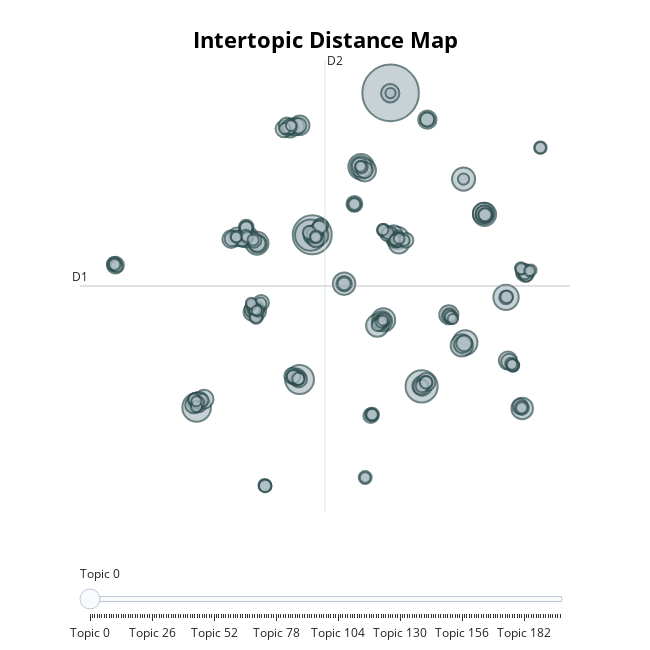

Notebook code cell kept with this figure:
### Code cell
topic_model.visualize_topics()

### Figure 1 — Plotly figure (JSON) as saved in the notebook; plotly's stock layout.template omitted (floating-point values rounded to 4 significant figures; data arrays with more than 128 entries replaced by an {"elided": "..."} marker saying what was removed)
{"data": [{"customdata": {"elided": "198x5 mixed values"}, "hovertemplate": "<b>Topic %{customdata[2]}</b><br>Words: %{customdata[3]}<br>Size: %{customdata[4]}", "legendgroup": "", "marker": {"color": "#B0BEC5", "line": {"color": "DarkSlateGrey", "width": 2}, "size": {"elided": "198 int values"}, "sizemode": "area", "sizeref": 0.1906, "symbol": "circle"}, "mode": "markers", "name": "", "orientation": "v", "showlegend": false, "type": "scatter", "x": {"elided": "198 float values"}, "xaxis": "x", "y": {"elided": "198 float values"}, "yaxis": "y"}], "layout": {"annotations": [{"showarrow": false, "text": "D1", "x": -18.29, "y": 2.005, "yshift": 10}, {"showarrow": false, "text": "D2", "x": -1.242, "xshift": 10, "y": 19.34}], "height": 650, "hoverlabel": {"bgcolor": "white", "font": {"family": "Rockwell", "size": 16}}, "legend": {"itemsizing": "constant", "tracegroupgap": 0}, "margin": {"t": 60}, "shapes": [{"line": {"color": "#CFD8DC", "width": 2}, "type": "line", "x0": -1.242, "x1": -1.242, "y0": -15.33, "y1": 19.34}, {"line": {"color": "#9E9E9E", "width": 2}, "type": "line", "x0": -18.29, "x1": 15.8, "y0": 2.005, "y1": 2.005}], "sliders": [{"active": 0, "pad": {"t": 50}, "steps": [{"args": [{"marker.color": {"elided": "1x198 str values"}}], "label": "Topic 0", "method": "update"}, {"args": [{"marker.color": {"elided": "1x198 str values"}}], "label": "Topic 1", "method": "update"}, {"args": [{"marker.color": {"elided": "1x198 str values"}}], "label": "Topic 2", "method": "update"}, {"args": [{"marker.color": {"elided": "1x198 str values"}}], "label": "Topic 3", "method": "update"}, {"args": [{"marker.color": {"elided": "1x198 str values"}}], "label": "Topic 4", "method": "update"}, {"args": [{"marker.color": {"elided": "1x198 str values"}}], "label": "Topic 5", "method": "update"}, {"args": [{"marker.color": {"elided": "1x198 str values"}}], "label": "Topic 6", "method": "update"}, {"args": [{"marker.color": {"elided": "1x198 str values"}}], "label": "Topic 7", "method": "update"}, {"args": [{"marker.color": {"elided": "1x198 str values"}}], "label": "Topic 8", "method": "update"}, {"args": [{"marker.color": {"elided": "1x198 str values"}}], "label": "Topic 9", "method": "update"}, {"args": [{"marker.color": {"elided": "1x198 str values"}}], "label": "Topic 10", "method": "update"}, {"args": [{"marker.color": {"elided": "1x198 str values"}}], "label": "Topic 11", "method": "update"}, {"args": [{"marker.color": {"elided": "1x198 str values"}}], "label": "Topic 12", "method": "update"}, {"args": [{"marker.color": {"elided": "1x198 str values"}}], "label": "Topic 13", "method": "update"}, {"args": [{"marker.color": {"elided": "1x198 str values"}}], "label": "Topic 14", "method": "update"}, {"args": [{"marker.color": {"elided": "1x198 str values"}}], "label": "Topic 15", "method": "update"}, {"args": [{"marker.color": {"elided": "1x198 str values"}}], "label": "Topic 16", "method": "update"}, {"args": [{"marker.color": {"elided": "1x198 str values"}}], "label": "Topic 17", "method": "update"}, {"args": [{"marker.color": {"elided": "1x198 str values"}}], "label": "Topic 18", "method": "update"}, {"args": [{"marker.color": {"elided": "1x198 str values"}}], "label": "Topic 19", "method": "update"}, {"args": [{"marker.color": {"elided": "1x198 str values"}}], "label": "Topic 20", "method": "update"}, {"args": [{"marker.color": {"elided": "1x198 str values"}}], "label": "Topic 21", "method": "update"}, {"args": [{"marker.color": {"elided": "1x198 str values"}}], "label": "Topic 22", "method": "update"}, {"args": [{"marker.color": {"elided": "1x198 str values"}}], "label": "Topic 23", "method": "update"}, {"args": [{"marker.color": {"elided": "1x198 str values"}}], "label": "Topic 24", "method": "update"}, {"args": [{"marker.color": {"elided": "1x198 str values"}}], "label": "Topic 25", "method": "update"}, {"args": [{"marker.color": {"elided": "1x198 str values"}}], "label": "Topic 26", "method": "update"}, {"args": [{"marker.color": {"elided": "1x198 str values"}}], "label": "Topic 27", "method": "update"}, {"args": [{"marker.color": {"elided": "1x198 str values"}}], "label": "Topic 28", "method": "update"}, {"args": [{"marker.color": {"elided": "1x198 str values"}}], "label": "Topic 29", "method": "update"}, {"args": [{"marker.color": {"elided": "1x198 str values"}}], "label": "Topic 30", "method": "update"}, {"args": [{"marker.color": {"elided": "1x198 str values"}}], "label": "Topic 31", "method": "update"}, {"args": [{"marker.color": {"elided": "1x198 str values"}}], "label": "Topic 32", "method": "update"}, {"args": [{"marker.color": {"elided": "1x198 str values"}}], "label": "Topic 33", "method": "update"}, {"args": [{"marker.color": {"elided": "1x198 str values"}}], "label": "Topic 34", "method": "update"}, {"args": [{"marker.color": {"elided": "1x198 str values"}}], "label": "Topic 35", "method": "update"}, {"args": [{"marker.color": {"elided": "1x198 str values"}}], "label": "Topic 36", "method": "update"}, {"args": [{"marker.color": {"elided": "1x198 str values"}}], "label": "Topic 37", "method": "update"}, {"args": [{"marker.color": {"elided": "1x198 str values"}}], "label": "Topic 38", "method": "update"}, {"args": [{"marker.color": {"elided": "1x198 str values"}}], "label": "Topic 39", "method": "update"}, {"args": [{"marker.color": {"elided": "1x198 str values"}}], "label": "Topic 40", "method": "update"}, {"args": [{"marker.color": {"elided": "1x198 str values"}}], "label": "Topic 41", "method": "update"}, {"args": [{"marker.color": {"elided": "1x198 str values"}}], "label": "Topic 42", "method": "update"}, {"args": [{"marker.color": {"elided": "1x198 str values"}}], "label": "Topic 43", "method": "update"}, {"args": [{"marker.color": {"elided": "1x198 str values"}}], "label": "Topic 44", "method": "update"}, {"args": [{"marker.color": {"elided": "1x198 str values"}}], "label": "Topic 45", "method": "update"}, {"args": [{"marker.color": {"elided": "1x198 str values"}}], "label": "Topic 46", "method": "update"}, {"args": [{"marker.color": {"elided": "1x198 str values"}}], "label": "Topic 47", "method": "update"}, {"args": [{"marker.color": {"elided": "1x198 str values"}}], "label": "Topic 48", "method": "update"}, {"args": [{"marker.color": {"elided": "1x198 str values"}}], "label": "Topic 49", "method": "update"}, {"args": [{"marker.color": {"elided": "1x198 str values"}}], "label": "Topic 50", "method": "update"}, {"args": [{"marker.color": {"elided": "1x198 str values"}}], "label": "Topic 51", "method": "update"}, {"args": [{"marker.color": {"elided": "1x198 str values"}}], "label": "Topic 52", "method": "update"}, {"args": [{"marker.color": {"elided": "1x198 str values"}}], "label": "Topic 53", "method": "update"}, {"args": [{"marker.color": {"elided": "1x198 str values"}}], "label": "Topic 54", "method": "update"}, {"args": [{"marker.color": {"elided": "1x198 str values"}}], "label": "Topic 55", "method": "update"}, {"args": [{"marker.color": {"elided": "1x198 str values"}}], "label": "Topic 56", "method": "update"}, {"args": [{"marker.color": {"elided": "1x198 str values"}}], "label": "Topic 57", "method": "update"}, {"args": [{"marker.color": {"elided": "1x198 str values"}}], "label": "Topic 58", "method": "update"}, {"args": [{"marker.color": {"elided": "1x198 str values"}}], "label": "Topic 59", "method": "update"}, {"args": [{"marker.color": {"elided": "1x198 str values"}}], "label": "Topic 60", "method": "update"}, {"args": [{"marker.color": {"elided": "1x198 str values"}}], "label": "Topic 61", "method": "update"}, {"args": [{"marker.color": {"elided": "1x198 str values"}}], "label": "Topic 62", "method": "update"}, {"args": [{"marker.color": {"elided": "1x198 str values"}}], "label": "Topic 63", "method": "update"}, {"args": [{"marker.color": {"elided": "1x198 str values"}}], "label": "Topic 64", "method": "update"}, {"args": [{"marker.color": {"elided": "1x198 str values"}}], "label": "Topic 65", "method": "update"}, {"args": [{"marker.color": {"elided": "1x198 str values"}}], "label": "Topic 66", "method": "update"}, {"args": [{"marker.color": {"elided": "1x198 str values"}}], "label": "Topic 67", "method": "update"}, {"args": [{"marker.color": {"elided": "1x198 str values"}}], "label": "Topic 68", "method": "update"}, {"args": [{"marker.color": {"elided": "1x198 str values"}}], "label": "Topic 69", "method": "update"}, {"args": [{"marker.color": {"elided": "1x198 str values"}}], "label": "Topic 70", "method": "update"}, {"args": [{"marker.color": {"elided": "1x198 str values"}}], "label": "Topic 71", "method": "update"}, {"args": [{"marker.color": {"elided": "1x198 str values"}}], "label": "Topic 72", "method": "update"}, {"args": [{"marker.color": {"elided": "1x198 str values"}}], "label": "Topic 73", "method": "update"}, {"args": [{"marker.color": {"elided": "1x198 str values"}}], "label": "Topic 74", "method": "update"}, {"args": [{"marker.color": {"elided": "1x198 str values"}}], "label": "Topic 75", "method": "update"}, {"args": [{"marker.color": {"elided": "1x198 str values"}}], "label": "Topic 76", "method": "update"}, {"args": [{"marker.color": {"elided": "1x198 str values"}}], "label": "Topic 77", "method": "update"}, {"args": [{"marker.color": {"elided": "1x198 str values"}}], "label": "Topic 78", "method": "update"}, {"args": [{"marker.color": {"elided": "1x198 str values"}}], "label": "Topic 79", "method": "update"}, {"args": [{"marker.color": {"elided": "1x198 str values"}}], "label": "Topic 80", "method": "update"}, {"args": [{"marker.color": {"elided": "1x198 str values"}}], "label": "Topic 81", "method": "update"}, {"args": [{"marker.color": {"elided": "1x198 str values"}}], "label": "Topic 82", "method": "update"}, {"args": [{"marker.color": {"elided": "1x198 str values"}}], "label": "Topic 83", "method": "update"}, {"args": [{"marker.color": {"elided": "1x198 str values"}}], "label": "Topic 84", "method": "update"}, {"args": [{"marker.color": {"elided": "1x198 str values"}}], "label": "Topic 85", "method": "update"}, {"args": [{"marker.color": {"elided": "1x198 str values"}}], "label": "Topic 86", "method": "update"}, {"args": [{"marker.color": {"elided": "1x198 str values"}}], "label": "Topic 87", "method": "update"}, {"args": [{"marker.color": {"elided": "1x198 str values"}}], "label": "Topic 88", "method": "update"}, {"args": [{"marker.color": {"elided": "1x198 str values"}}], "label": "Topic 89", "method": "update"}, {"args": [{"marker.color": {"elided": "1x198 str values"}}], "label": "Topic 90", "method": "update"}, {"args": [{"marker.color": {"elided": "1x198 str values"}}], "label": "Topic 91", "method": "update"}, {"args": [{"marker.color": {"elided": "1x198 str values"}}], "label": "Topic 92", "method": "update"}, {"args": [{"marker.color": {"elided": "1x198 str values"}}], "label": "Topic 93", "method": "update"}, {"args": [{"marker.color": {"elided": "1x198 str values"}}], "label": "Topic 94", "method": "update"}, {"args": [{"marker.color": {"elided": "1x198 str values"}}], "label": "Topic 95", "method": "update"}, {"args": [{"marker.color": {"elided": "1x198 str values"}}], "label": "Topic 96", "method": "update"}, {"args": [{"marker.color": {"elided": "1x198 str values"}}], "label": "Topic 97", "method": "update"}, {"args": [{"marker.color": {"elided": "1x198 str values"}}], "label": "Topic 98", "method": "update"}, {"args": [{"marker.color": {"elided": "1x198 str values"}}], "label": "Topic 99", "method": "update"}, {"args": [{"marker.color": {"elided": "1x198 str values"}}], "label": "Topic 100", "method": "update"}, {"args": [{"marker.color": {"elided": "1x198 str values"}}], "label": "Topic 101", "method": "update"}, {"args": [{"marker.color": {"elided": "1x198 str values"}}], "label": "Topic 102", "method": "update"}, {"args": [{"marker.color": {"elided": "1x198 str values"}}], "label": "Topic 103", "method": "update"}, {"args": [{"marker.color": {"elided": "1x198 str values"}}], "label": "Topic 104", "method": "update"}, {"args": [{"marker.color": {"elided": "1x198 str values"}}], "label": "Topic 105", "method": "update"}, {"args": [{"marker.color": {"elided": "1x198 str values"}}], "label": "Topic 106", "method": "update"}, {"args": [{"marker.color": {"elided": "1x198 str values"}}], "label": "Topic 107", "method": "update"}, {"args": [{"marker.color": {"elided": "1x198 str values"}}], "label": "Topic 108", "method": "update"}, {"args": [{"marker.color": {"elided": "1x198 str values"}}], "label": "Topic 109", "method": "update"}, {"args": [{"marker.color": {"elided": "1x198 str values"}}], "label": "Topic 110", "method": "update"}, {"args": [{"marker.color": {"elided": "1x198 str values"}}], "label": "Topic 111", "method": "update"}, {"args": [{"marker.color": {"elided": "1x198 str values"}}], "label": "Topic 112", "method": "update"}, {"args": [{"marker.color": {"elided": "1x198 str values"}}], "label": "Topic 113", "method": "update"}, {"args": [{"marker.color": {"elided": "1x198 str values"}}], "label": "Topic 114", "method": "update"}, {"args": [{"marker.color": {"elided": "1x198 str values"}}], "label": "Topic 115", "method": "update"}, {"args": [{"marker.color": {"elided": "1x198 str values"}}], "label": "Topic 116", "method": "update"}, {"args": [{"marker.color": {"elided": "1x198 str values"}}], "label": "Topic 117", "method": "update"}, {"args": [{"marker.color": {"elided": "1x198 str values"}}], "label": "Topic 118", "method": "update"}, {"args": [{"marker.color": {"elided": "1x198 str values"}}], "label": "Topic 119", "method": "update"}, {"args": [{"marker.color": {"elided": "1x198 str values"}}], "label": "Topic 120", "method": "update"}, {"args": [{"marker.color": {"elided": "1x198 str values"}}], "label": "Topic 121", "method": "update"}, {"args": [{"marker.color": {"elided": "1x198 str values"}}], "label": "Topic 122", "method": "update"}, {"args": [{"marker.color": {"elided": "1x198 str values"}}], "label": "Topic 123", "method": "update"}, {"args": [{"marker.color": {"elided": "1x198 str values"}}], "label": "Topic 124", "method": "update"}, {"args": [{"marker.color": {"elided": "1x198 str values"}}], "label": "Topic 125", "method": "update"}, {"args": [{"marker.color": {"elided": "1x198 str values"}}], "label": "Topic 126", "method": "update"}, {"args": [{"marker.color": {"elided": "1x198 str values"}}], "label": "Topic 127", "method": "update"}, {"args": [{"marker.color": {"elided": "1x198 str values"}}], "label": "Topic 128", "method": "update"}, {"args": [{"marker.color": {"elided": "1x198 str values"}}], "label": "Topic 129", "method": "update"}, {"args": [{"marker.color": {"elided": "1x198 str values"}}], "label": "Topic 130", "method": "update"}, {"args": [{"marker.color": {"elided": "1x198 str values"}}], "label": "Topic 131", "method": "update"}, {"args": [{"marker.color": {"elided": "1x198 str values"}}], "label": "Topic 132", "method": "update"}, {"args": [{"marker.color": {"elided": "1x198 str values"}}], "label": "Topic 133", "method": "update"}, {"args": [{"marker.color": {"elided": "1x198 str values"}}], "label": "Topic 134", "method": "update"}, {"args": [{"marker.color": {"elided": "1x198 str values"}}], "label": "Topic 135", "method": "update"}, {"args": [{"marker.color": {"elided": "1x198 str values"}}], "label": "Topic 136", "method": "update"}, {"args": [{"marker.color": {"elided": "1x198 str values"}}], "label": "Topic 137", "method": "update"}, {"args": [{"marker.color": {"elided": "1x198 str values"}}], "label": "Topic 138", "method": "update"}, {"args": [{"marker.color": {"elided": "1x198 str values"}}], "label": "Topic 139", "method": "update"}, {"args": [{"marker.color": {"elided": "1x198 str values"}}], "label": "Topic 140", "method": "update"}, {"args": [{"marker.color": {"elided": "1x198 str values"}}], "label": "Topic 141", "method": "update"}, {"args": [{"marker.color": {"elided": "1x198 str values"}}], "label": "Topic 142", "method": "update"}, {"args": [{"marker.color": {"elided": "1x198 str values"}}], "label": "Topic 143", "method": "update"}, {"args": [{"marker.color": {"elided": "1x198 str values"}}], "label": "Topic 144", "method": "update"}, {"args": [{"marker.color": {"elided": "1x198 str values"}}], "label": "Topic 145", "method": "update"}, {"args": [{"marker.color": {"elided": "1x198 str values"}}], "label": "Topic 146", "method": "update"}, {"args": [{"marker.color": {"elided": "1x198 str values"}}], "label": "Topic 147", "method": "update"}, {"args": [{"marker.color": {"elided": "1x198 str values"}}], "label": "Topic 148", "method": "update"}, {"args": [{"marker.color": {"elided": "1x198 str values"}}], "label": "Topic 149", "method": "update"}, {"args": [{"marker.color": {"elided": "1x198 str values"}}], "label": "Topic 150", "method": "update"}, {"args": [{"marker.color": {"elided": "1x198 str values"}}], "label": "Topic 151", "method": "update"}, {"args": [{"marker.color": {"elided": "1x198 str values"}}], "label": "Topic 152", "method": "update"}, {"args": [{"marker.color": {"elided": "1x198 str values"}}], "label": "Topic 153", "method": "update"}, {"args": [{"marker.color": {"elided": "1x198 str values"}}], "label": "Topic 154", "method": "update"}, {"args": [{"marker.color": {"elided": "1x198 str values"}}], "label": "Topic 155", "method": "update"}, {"args": [{"marker.color": {"elided": "1x198 str values"}}], "label": "Topic 156", "method": "update"}, {"args": [{"marker.color": {"elided": "1x198 str values"}}], "label": "Topic 157", "method": "update"}, {"args": [{"marker.color": {"elided": "1x198 str values"}}], "label": "Topic 158", "method": "update"}, {"args": [{"marker.color": {"elided": "1x198 str values"}}], "label": "Topic 159", "method": "update"}, {"args": [{"marker.color": {"elided": "1x198 str values"}}], "label": "Topic 160", "method": "update"}, {"args": [{"marker.color": {"elided": "1x198 str values"}}], "label": "Topic 161", "method": "update"}, {"args": [{"marker.color": {"elided": "1x198 str values"}}], "label": "Topic 162", "method": "update"}, {"args": [{"marker.color": {"elided": "1x198 str values"}}], "label": "Topic 163", "method": "update"}, {"args": [{"marker.color": {"elided": "1x198 str values"}}], "label": "Topic 164", "method": "update"}, {"args": [{"marker.color": {"elided": "1x198 str values"}}], "label": "Topic 165", "method": "update"}, {"args": [{"marker.color": {"elided": "1x198 str values"}}], "label": "Topic 166", "method": "update"}, {"args": [{"marker.color": {"elided": "1x198 str values"}}], "label": "Topic 167", "method": "update"}, {"args": [{"marker.color": {"elided": "1x198 str values"}}], "label": "Topic 168", "method": "update"}, {"args": [{"marker.color": {"elided": "1x198 str values"}}], "label": "Topic 169", "method": "update"}, {"args": [{"marker.color": {"elided": "1x198 str values"}}], "label": "Topic 170", "method": "update"}, {"args": [{"marker.color": {"elided": "1x198 str values"}}], "label": "Topic 171", "method": "update"}, {"args": [{"marker.color": {"elided": "1x198 str values"}}], "label": "Topic 172", "method": "update"}, {"args": [{"marker.color": {"elided": "1x198 str values"}}], "label": "Topic 173", "method": "update"}, {"args": [{"marker.color": {"elided": "1x198 str values"}}], "label": "Topic 174", "method": "update"}, {"args": [{"marker.color": {"elided": "1x198 str values"}}], "label": "Topic 175", "method": "update"}, {"args": [{"marker.color": {"elided": "1x198 str values"}}], "label": "Topic 176", "method": "update"}, {"args": [{"marker.color": {"elided": "1x198 str values"}}], "label": "Topic 177", "method": "update"}, {"args": [{"marker.color": {"elided": "1x198 str values"}}], "label": "Topic 178", "method": "update"}, {"args": [{"marker.color": {"elided": "1x198 str values"}}], "label": "Topic 179", "method": "update"}, {"args": [{"marker.color": {"elided": "1x198 str values"}}], "label": "Topic 180", "method": "update"}, {"args": [{"marker.color": {"elided": "1x198 str values"}}], "label": "Topic 181", "method": "update"}, {"args": [{"marker.color": {"elided": "1x198 str values"}}], "label": "Topic 182", "method": "update"}, {"args": [{"marker.color": {"elided": "1x198 str values"}}], "label": "Topic 183", "method": "update"}, {"args": [{"marker.color": {"elided": "1x198 str values"}}], "label": "Topic 184", "method": "update"}, {"args": [{"marker.color": {"elided": "1x198 str values"}}], "label": "Topic 185", "method": "update"}, {"args": [{"marker.color": {"elided": "1x198 str values"}}], "label": "Topic 186", "method": "update"}, {"args": [{"marker.color": {"elided": "1x198 str values"}}], "label": "Topic 187", "method": "update"}, {"args": [{"marker.color": {"elided": "1x198 str values"}}], "label": "Topic 188", "method": "update"}, {"args": [{"marker.color": {"elided": "1x198 str values"}}], "label": "Topic 189", "method": "update"}, {"args": [{"marker.color": {"elided": "1x198 str values"}}], "label": "Topic 190", "method": "update"}, {"args": [{"marker.color": {"elided": "1x198 str values"}}], "label": "Topic 191", "method": "update"}, {"args": [{"marker.color": {"elided": "1x198 str values"}}], "label": "Topic 192", "method": "update"}, {"args": [{"marker.color": {"elided": "1x198 str values"}}], "label": "Topic 193", "method": "update"}, {"args": [{"marker.color": {"elided": "1x198 str values"}}], "label": "Topic 194", "method": "update"}, {"args": [{"marker.color": {"elided": "1x198 str values"}}], "label": "Topic 195", "method": "update"}, {"args": [{"marker.color": {"elided": "1x198 str values"}}], "label": "Topic 196", "method": "update"}, {"args": [{"marker.color": {"elided": "1x198 str values"}}], "label": "Topic 197", "method": "update"}]}], "title": {"font": {"color": "Black", "size": 22}, "text": "<b>Intertopic Distance Map", "x": 0.5, "xanchor": "center", "y": 0.95, "yanchor": "top"}, "width": 650, "xaxis": {"anchor": "y", "domain": [0, 1], "range": [-18.29, 15.8], "title": {"text": ""}, "visible": false}, "yaxis": {"anchor": "x", "domain": [0, 1], "range": [-15.33, 19.34], "title": {"text": ""}, "visible": false}}}
